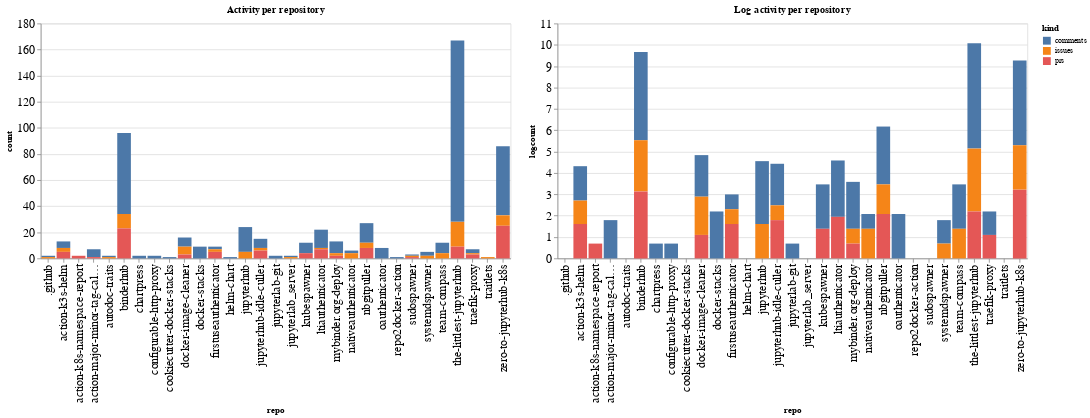

Notebook source saved alongside this figure:
### Code cell
ch1 = alt.Chart(repo_summaries, width=600, title="Activity per repository").mark_bar().encode(
    x='repo',
    y='count',
    color='kind',
    tooltip="kind"
)

ch2 = alt.Chart(repo_summaries, width=600, title="Log activity per repository").mark_bar().encode(
    x='repo',
    y='logcount',
    color='kind',
    tooltip="kind"
)

ch1 | ch2

### Figure 1 — Vega-Lite specification as saved in the notebook (floating-point values rounded to 4 significant figures)
{"config": {"axisLeft": {"labelFontSize": 15}, "axisBottom": {"labelFontSize": 15}}, "hconcat": [{"mark": "bar", "encoding": {"color": {"type": "nominal", "field": "kind"}, "tooltip": {"type": "nominal", "field": "kind"}, "x": {"type": "nominal", "field": "repo"}, "y": {"type": "quantitative", "field": "count"}}, "title": "Activity per repository", "width": 600}, {"mark": "bar", "encoding": {"color": {"type": "nominal", "field": "kind"}, "tooltip": {"type": "nominal", "field": "kind"}, "x": {"type": "nominal", "field": "repo"}, "y": {"type": "quantitative", "field": "logcount"}}, "title": "Log activity per repository", "width": 600}], "data": {"name": "data-498ebef9a8f272fe5d13088982e03dd8"}, "$schema": "https://vega.github.io/schema/vega-lite/v4.8.1.json", "datasets": {"data-498ebef9a8f272fe5d13088982e03dd8": [{"repo": ".github", "kind": "comments", "count": 1, "logcount": 0.0}, {"repo": ".github", "kind": "issues", "count": 1, "logcount": 0.0}, {"repo": "action-k3s-helm", "kind": "comments", "count": 5, "logcount": 1.609}, {"repo": "action-k3s-helm", "kind": "issues", "count": 3, "logcount": 1.099}, {"repo": "action-k3s-helm", "kind": "prs", "count": 5, "logcount": 1.609}, {"repo": "action-k8s-namespace-report", "kind": "prs", "count": 2, "logcount": 0.6931}, {"repo": "action-major-minor-tag-calculator", "kind": "comments", "count": 6, "logcount": 1.792}, {"repo": "action-major-minor-tag-calculator", "kind": "prs", "count": 1, "logcount": 0.0}, {"repo": "autodoc-traits", "kind": "comments", "count": 1, "logcount": 0.0}, {"repo": "autodoc-traits", "kind": "issues", "count": 1, "logcount": 0.0}, {"repo": "binderhub", "kind": "comments", "count": 62, "logcount": 4.127}, {"repo": "binderhub", "kind": "issues", "count": 11, "logcount": 2.398}, {"repo": "binderhub", "kind": "prs", "count": 23, "logcount": 3.135}, {"repo": "chartpress", "kind": "comments", "count": 2, "logcount": 0.6931}, {"repo": "configurable-http-proxy", "kind": "comments", "count": 2, "logcount": 0.6931}, {"repo": "cookiecutter-docker-stacks", "kind": "comments", "count": 1, "logcount": 0.0}, {"repo": "docker-image-cleaner", "kind": "comments", "count": 7, "logcount": 1.946}, {"repo": "docker-image-cleaner", "kind": "issues", "count": 6, "logcount": 1.792}, {"repo": "docker-image-cleaner", "kind": "prs", "count": 3, "logcount": 1.099}, {"repo": "docker-stacks", "kind": "comments", "count": 9, "logcount": 2.197}, {"repo": "firstuseauthenticator", "kind": "comments", "count": 2, "logcount": 0.6931}, {"repo": "firstuseauthenticator", "kind": "issues", "count": 2, "logcount": 0.6931}, {"repo": "firstuseauthenticator", "kind": "prs", "count": 5, "logcount": 1.609}, {"repo": "helm-chart", "kind": "comments", "count": 1, "logcount": 0.0}, {"repo": "jupyterhub", "kind": "comments", "count": 19, "logcount": 2.944}, {"repo": "jupyterhub", "kind": "issues", "count": 5, "logcount": 1.609}, {"repo": "jupyterhub-idle-culler", "kind": "comments", "count": 7, "logcount": 1.946}, {"repo": "jupyterhub-idle-culler", "kind": "issues", "count": 2, "logcount": 0.6931}, {"repo": "jupyterhub-idle-culler", "kind": "prs", "count": 6, "logcount": 1.792}, {"repo": "jupyterlab-git", "kind": "comments", "count": 2, "logcount": 0.6931}, {"repo": "jupyterlab_server", "kind": "comments", "count": 1, "logcount": 0.0}, {"repo": "jupyterlab_server", "kind": "issues", "count": 1, "logcount": 0.0}, {"repo": "kubespawner", "kind": "comments", "count": 8, "logcount": 2.079}, {"repo": "kubespawner", "kind": "prs", "count": 4, "logcount": 1.386}, {"repo": "ltiauthenticator", "kind": "comments", "count": 14, "logcount": 2.639}, {"repo": "ltiauthenticator", "kind": "issues", "count": 1, "logcount": 0.0}, {"repo": "ltiauthenticator", "kind": "prs", "count": 7, "logcount": 1.946}, {"repo": "mybinder.org-deploy", "kind": "comments", "count": 9, "logcount": 2.197}, {"repo": "mybinder.org-deploy", "kind": "issues", "count": 2, "logcount": 0.6931}, {"repo": "mybinder.org-deploy", "kind": "prs", "count": 2, "logcount": 0.6931}, {"repo": "nativeauthenticator", "kind": "comments", "count": 2, "logcount": 0.6931}, {"repo": "nativeauthenticator", "kind": "issues", "count": 4, "logcount": 1.386}, {"repo": "nbgitpuller", "kind": "comments", "count": 15, "logcount": 2.708}, {"repo": "nbgitpuller", "kind": "issues", "count": 4, "logcount": 1.386}, {"repo": "nbgitpuller", "kind": "prs", "count": 8, "logcount": 2.079}, {"repo": "oauthenticator", "kind": "comments", "count": 8, "logcount": 2.079}, {"repo": "repo2docker-action", "kind": "comments", "count": 1, "logcount": 0.0}, {"repo": "sudospawner", "kind": "comments", "count": 1, "logcount": 0.0}, {"repo": "sudospawner", "kind": "issues", "count": 1, "logcount": 0.0}, {"repo": "sudospawner", "kind": "prs", "count": 1, "logcount": 0.0}, {"repo": "systemdspawner", "kind": "comments", "count": 3, "logcount": 1.099}, {"repo": "systemdspawner", "kind": "issues", "count": 2, "logcount": 0.6931}, {"repo": "team-compass", "kind": "comments", "count": 8, "logcount": 2.079}, {"repo": "team-compass", "kind": "issues", "count": 4, "logcount": 1.386}, {"repo": "the-littlest-jupyterhub", "kind": "comments", "count": 139, "logcount": 4.934}, {"repo": "the-littlest-jupyterhub", "kind": "issues", "count": 19, "logcount": 2.944}, {"repo": "the-littlest-jupyterhub", "kind": "prs", "count": 9, "logcount": 2.197}, {"repo": "traefik-proxy", "kind": "comments", "count": 3, "logcount": 1.099}, {"repo": "traefik-proxy", "kind": "issues", "count": 1, "logcount": 0.0}, {"repo": "traefik-proxy", "kind": "prs", "count": 3, "logcount": 1.099}, {"repo": "traitlets", "kind": "issues", "count": 1, "logcount": 0.0}, {"repo": "zero-to-jupyterhub-k8s", "kind": "comments", "count": 53, "logcount": 3.97}, {"repo": "zero-to-jupyterhub-k8s", "kind": "issues", "count": 8, "logcount": 2.079}, {"repo": "zero-to-jupyterhub-k8s", "kind": "prs", "count": 25, "logcount": 3.219}]}}
